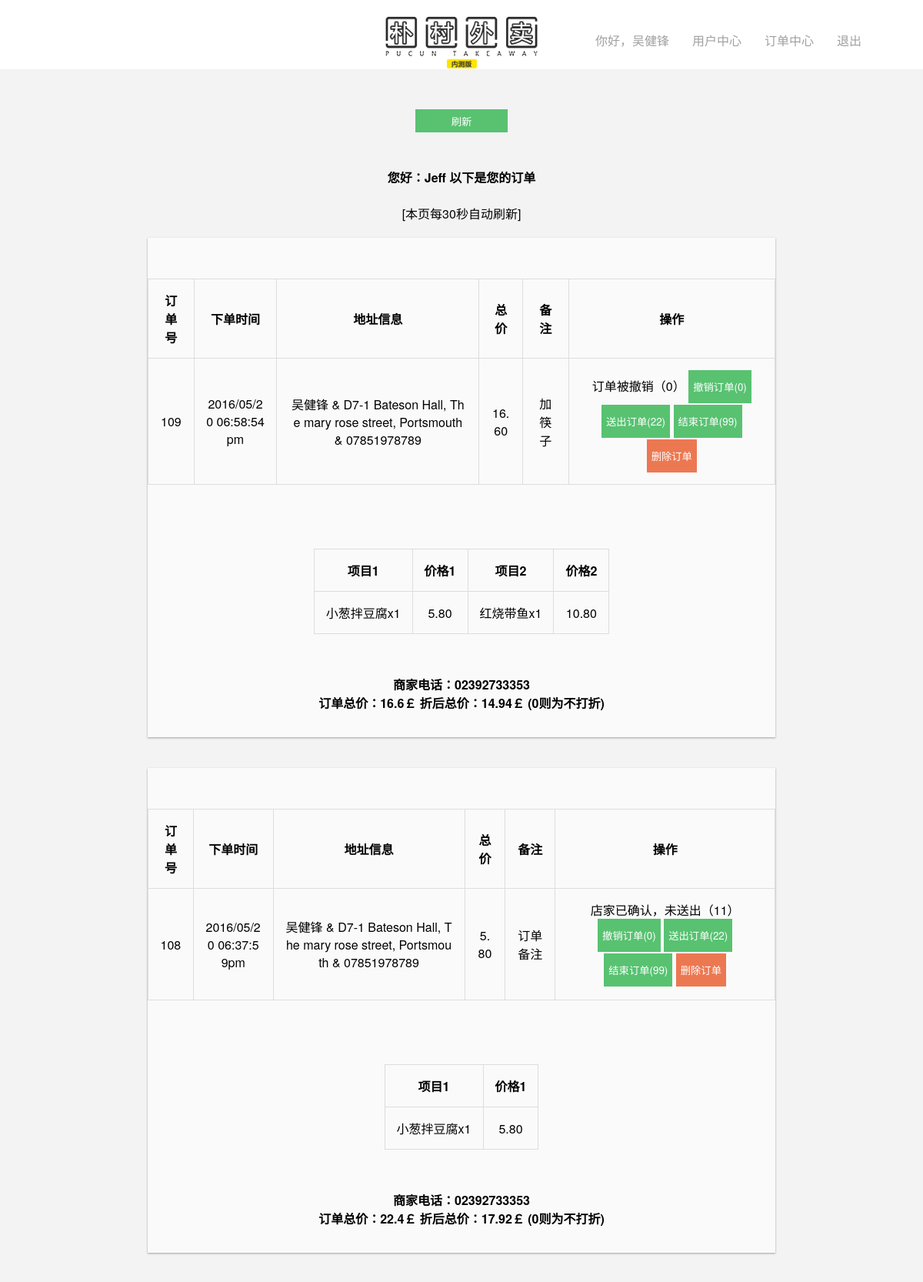
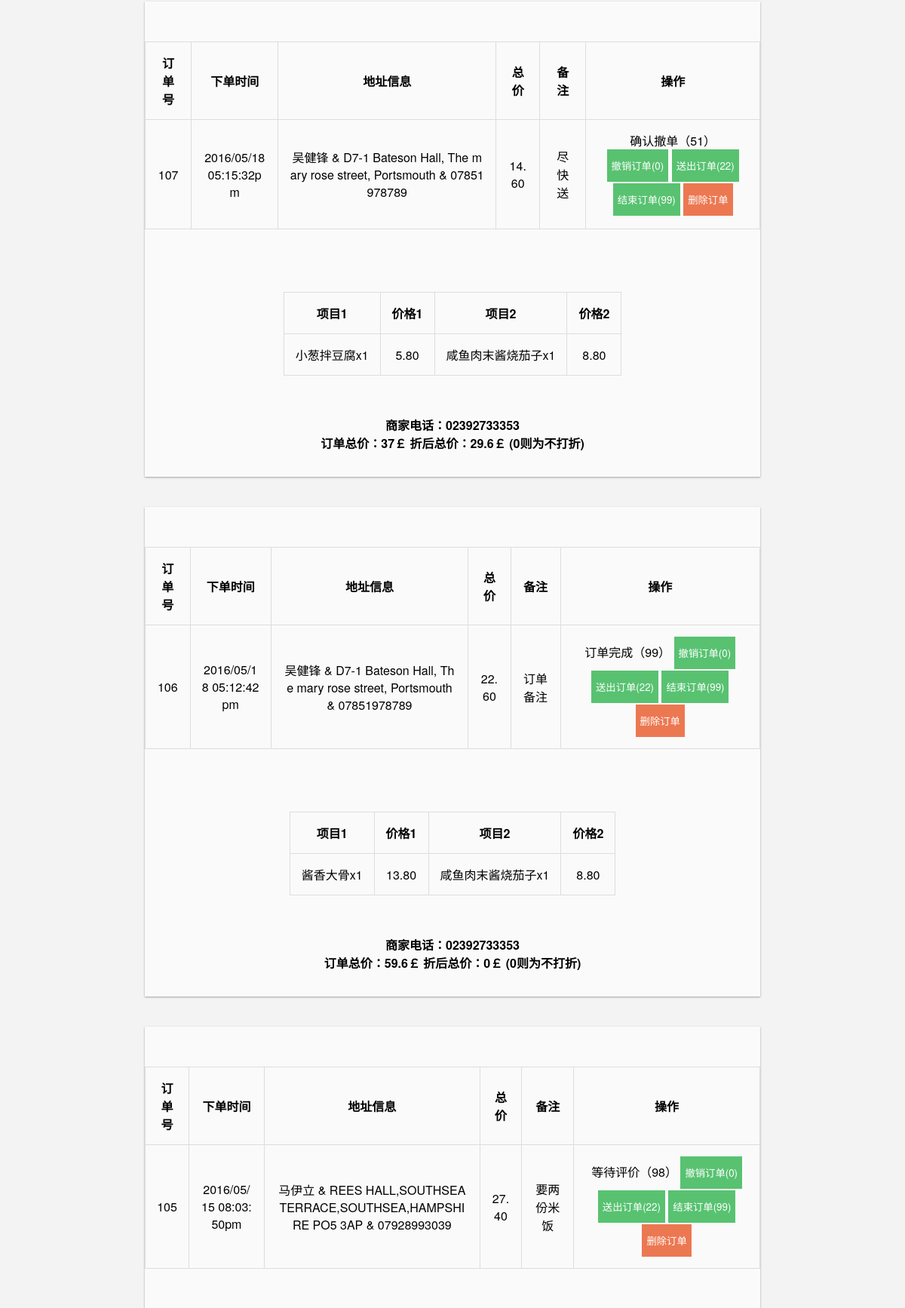
The app's page /ordercenter.php (signed in, upper part) with its own data (2 pictures, top to bottom).
### tables this page shows
CREATE TABLE IF NOT EXISTS `orderlist` (
  `oid` int(11) NOT NULL AUTO_INCREMENT,
  `time` text NOT NULL COMMENT '下单时间',
  `userID` int(11) NOT NULL COMMENT '用户ID',
  `userInfo` text NOT NULL COMMENT '姓名地址电话',
  `orderStatus` int(11) NOT NULL COMMENT '订单状态',
  `allAmount` text NOT NULL COMMENT '总价',
  `afterDis` int(11) NOT NULL COMMENT '折后总价',
  `orderFeedback` int(11) NOT NULL COMMENT '订单评分',
  `item1Name` text NOT NULL,
  `item1Amount` text NOT NULL,
  `item1Qty` text NOT NULL,
  `item1Sid` text NOT NULL,
  `item2Name` text NOT NULL,
  `item2Amount` text NOT NULL,
  `item2Qty` text NOT NULL,
  `item2Sid` text NOT NULL,
  `item3Name` text NOT NULL,
  `item3Amount` text NOT NULL,
  `item3Qty` text NOT NULL,
  `item3Sid` text NOT NULL,
  `item4Name` text NOT NULL,
  `item4Amount` text NOT NULL,
  `item4Qty` text NOT NULL,
  `item4Sid` text NOT NULL,
  `item5Name` text NOT NULL,
  `item5Amount` text NOT NULL,
  `item5Qty` text NOT NULL,
  `item5Sid` text NOT NULL,
  `note` text NOT NULL COMMENT '订单备注',
  `refuseReason` text NOT NULL COMMENT '拒绝理由',
  `unixtime` bigint(20) NOT NULL COMMENT 'UNIX时间戳',
  PRIMARY KEY (`oid`),
  KEY `unixtime` (`unixtime`)
);

CREATE TABLE IF NOT EXISTS `user` (
  `id` int(11) NOT NULL AUTO_INCREMENT,
  `username` text NOT NULL,
  `password` text NOT NULL,
  `email` text NOT NULL,
  `realname` text NOT NULL,
  `idnum` text NOT NULL,
  `usertype` int(11) NOT NULL,
  `phone` text NOT NULL,
  `address` text NOT NULL,
  `icode` text NOT NULL,
  `sid` bigint(20) NOT NULL,
  PRIMARY KEY (`id`)
);

### services/takeaway/adminorderfunc.php (the view, shortened to what this page needs)
<?php
echo "<br><a><b>您好：".$_SESSION['username']." 以下是您的订单</b><br><br> [本页每30秒自动刷新]</a><br/>";
				include('./services/common/connect.php');
				$sqloid = "select oid from orderlist";
				$sqloidrun = mysqli_query($link,$sqloid);
				$rownum = mysqli_num_rows($sqloidrun);
					$show_num=10;
	    		$total_pages=ceil($rownum/$show_num);
	    		$current=isset($_GET['page'])?$_GET['page']:1;
	    		$offset=($current-1)*$show_num;
				$sqlgeto = "select * from orderlist order by unixtime DESC limit $offset,$show_num";
				$sqlgetorun = mysqli_query($link,$sqlgeto);
				while($row = mysqli_fetch_array($sqlgetorun)){
					$sid = $row['item1Sid'];
					$sqlsphone = "select phone from user where sid = '$sid'";
					$sqlsphonerun = mysqli_query($link,$sqlsphone);
					$phone = mysqli_fetch_array($sqlsphonerun);
					$orderstatus = $row['orderStatus'];
					echo "<figure><br/><table border = '1'>
								<tr>
									<th>订单号</th>
									<th>下单时间</th>
									<th>地址信息</th>
									<th>总价</th>
									<th>备注</th>
									<th>操作</th>
								</tr>
							";
					echo "<tr>";
						echo "<td>".$row['oid']."</td>";
						echo "<td>".$row['time']."</td>";
						echo "<td>".$row['userInfo']."</td>";
						echo "<td>".$row['allAmount']."</td>";
						echo "<td>".$row['note']."</td>";
						switch ($orderstatus){
							case 0;
								echo "	<td>
											<form action = './services/takeaway/orderupdate.php' method='post'>
												<a>订单被撤销（0）</a>
												<input type='submit' class='doyes' name='update' value = '撤销订单(0)'>
												<input type='submit' class='doyes' name='update' value = '送出订单(22)'>
												<input type='submit' class='doyes' name='update' value = '结束订单(99)'>
												<input type='submit' class='dono' name='update' value = '删除订单'>
												<input type='hidden' name='upoid' value = '".$row['oid']."'>
											</form>
										</td>";
							break;
							case 11;
								echo "	<td>
												<form action = './services/takeaway/orderupdate.php' method='post'>
													<a>店家已确认，未送出（11）</a>
													<input type='submit' class='doyes' name='update' value = '撤销订单(0)'>
													<input type='submit' class='doyes' name='update' value = '送出订单(22)'>
													<input type='submit' class='doyes' name='update' value = '结束订单(99)'>
													<input type='submit' class='dono' name='update' value = '删除订单'>
													<input type='hidden' name='upoid' value = '".$row['oid']."'>
												</form>
										</td>";
							break;
							case 22;
								echo "	<td>
												<form action = './services/takeaway/orderupdate.php' method='post'>
													<a>店家已送出（22）</a><br>
													<input type='submit' class='doyes' name='update' value = '撤销订单(0)'>
													<input type='submit' class='doyes' name='update' value = '送出订单(22)'>
													<input type='submit' class='doyes' name='update' value = '结束订单(99)'>
													<input type='submit' class='dono' name='update' value = '删除订单'>
													<input type='hidden' name='upoid' value = '".$row['oid']."'>
												</form>
											</td>";
							break;
							case 51;
								echo "	<td>
											<form action = './services/takeaway/orderupdate.php' method='post'>
												<a>确认撤单（51）</a><br>
												<input type='submit' class='doyes' name='update' value = '撤销订单(0)'>
												<input type='submit' class='doyes' name='update' value = '送出订单(22)'>
												<input type='submit' class='doyes' name='update' value = '结束订单(99)'>
												<input type='submit' class='dono' name='update' value = '删除订单'>
												<input type='hidden' name='upoid' value = '".$row['oid']."'>
											</form>
										</td>";
							break;
							case 98;
								echo "	<td>
												<form action = './services/takeaway/orderupdate.php' method='post'>
													<a>等待评价（98）</a>
													<input type='submit' class='doyes' name='update' value = '撤销订单(0)'>
													<input type='submit' class='doyes' name='update' value = '送出订单(22)'>
													<input type='submit' class='doyes' name='update' value = '结束订单(99)'>
													<input type='submit' class='dono' name='update' value = '删除订单'>
													<input type='hidden' name='upoid' value = '".$row['oid']."'>
												</form>
										</td>";
							break;
							case 99;
								echo "	<td>
												<form action = './services/takeaway/orderupdate.php' method='post'>
													<a>订单完成（99）</a>
													<input type='submit' class='doyes' name='update' value = '撤销订单(0)'>
													<input type='submit' class='doyes' name='update' value = '送出订单(22)'>
													<input type='submit' class='doyes' name='update' value = '结束订单(99)'>
													<input type='submit' class='dono' name='update' value = '删除订单'>
													<input type='hidden' name='upoid' value = '".$row['oid']."'>
												</form>
										</td>";
							break;
						}
						echo "</tr></table><br/><table border = '1'>
								<tr>
									<th>项目1</th>
									<th>价格1</th>";
						if(!$row['item2Name'] == ""){
							echo '<th>项目2</th>';
							echo '<th>价格2</th>';
						}
						echo "</tr><tr>";
						if(!$row['item1Name'] == "" && $row['item1Sid'] == $sid){
							echo "<td>".$row['item1Name'].'x'.$row['item1Qty'].'</td>'.'<td>'.$row['item1Amount']."</td>";
							$tprice = $tprice + $row['item1Amount'];
						}
						if(!$row['item2Name'] == "" && $row['item2Sid'] == $sid){
							echo "<td>".$row['item2Name'].'x'.$row['item2Qty'].'</td>'.'<td>'.$row['item2Amount']."</td>";
							$tprice = $tprice + $row['item2Amount'];
						}
						if(!$row['item3Name'] == "" && $row['item3Sid'] == $sid){
							$tprice = $tprice + $row['item3Amount'];
						}
						if(!$row['item4Name'] == "" && $row['item4Sid'] == $sid){
							$tprice = $tprice + $row['item4Amount'];
						}
						$tpricef = $tprice;
						$tpriceAF = $tprice * ($row['afterDis'] / 100);
					echo "</tr></table><br/><b>商家电话：".$phone[0]."</b><br>";
					echo "<a>订单总价：".$tpricef."￡</a><a>   折后总价：".$tpriceAF."￡ (0则为不打折)</a><br/><br/></figure><br>";
				}
				echo "<br><br>一共有{$rownum}个历史订单，显示{$show_num}条，{$current}/{$total_pages} （数据仅保留14天）";
?>

### css/style.css (style rules this page uses)
* { margin:0; padding:0; font-family:"Helvetica Neue","Microsoft YaHei",Helvetica,Arial,sans-serif; }
body { background-color:#f3f3f3; }
input,textarea,select { border:1; }
input[type=submit] { -webkit-transition: all 100ms cubic-bezier(.25,.8,.25,1); -moz-transition: all 100ms ease-in-out; transition: all 100ms ease-in-out; }
table, td, th { border: 1px solid #ddd; word-break:break-all; word-wrap:break-word text-align: left; }
table { border-collapse: collapse; }
th, td { padding: 15px; }
.columns_form table { margin:20 20 20 20; text-align: center; }
.columns_form>figure>a { font-weight:800; }
.columns_form>figure { background:#fafafa; box-shadow: 0 1px 3px rgba(0,0,0,0.12), 0 1px 2px rgba(0,0,0,0.24); border:hidden #333; padding-bottom:10px; display: inline-block; margin-bottom:52px; width:68%; -webkit-transition: all 100ms cubic-bezier(.25,.8,.25,1); -moz-transition: all 100ms ease-in-out; transition: all 100ms ease-in-out; }
.columns_form>figure>table { margin-left:auto; margin-right: auto; }
.columns_form table { margin:20 20 20 20; text-align: center; margin:30 30 30 30; }
.corder>figure { margin:20 20 20 20; }
.doyes { color:#fff; background-color:#58C271; padding:12 6 12 6; border: 0px; margin-bottom:2px; -webkit-appearance:none; }
.dono { color:#fff; background-color:#ec7852; padding:12 6 12 6; border: 0px; -webkit-appearance:none; }

### records on screen
orderlist: oid "109", time "2016/05/20 06:58:54pm", userInfo "吴健锋 & D7-1 Bateson Hall, The mary rose street, Portsmouth & 07851978789", allAmount "16.60", note "加筷子", shows "项目2", item1Name "小葱拌豆腐", item1Qty "1", item1Amount "5.80", item2Name "红烧带鱼", item2Qty "1", item2Amount "10.80", user.phone "02392733353", tpricef "16.6", afterDis "14.94"
orderlist: oid "108", time "2016/05/20 06:37:59pm", userInfo "吴健锋 & D7-1 Bateson Hall, The mary rose street, Portsmouth & 07851978789", allAmount "5.80", note "订单备注", item1Name "小葱拌豆腐", item1Qty "1", item1Amount "5.80", user.phone "02392733353", tpricef "22.4", afterDis "17.92"
orderlist: oid "107", time "2016/05/18 05:15:32pm", userInfo "吴健锋 & D7-1 Bateson Hall, The mary rose street, Portsmouth & 07851978789", allAmount "14.60", note "尽快送", shows "项目2", item1Name "小葱拌豆腐", item1Qty "1", item1Amount "5.80", item2Name "咸鱼肉末酱烧茄子", item2Qty "1", item2Amount "8.80", user.phone "02392733353", tpricef "37", afterDis "29.6"
orderlist: oid "106", time "2016/05/18 05:12:42pm", userInfo "吴健锋 & D7-1 Bateson Hall, The mary rose street, Portsmouth & 07851978789", allAmount "22.60", note "订单备注", shows "项目2", item1Name "酱香大骨", item1Qty "1", item1Amount "13.80", item2Name "咸鱼肉末酱烧茄子", item2Qty "1", item2Amount "8.80", user.phone "02392733353", tpricef "59.6", afterDis "0"
orderlist: oid "105", time "2016/05/15 08:03:50pm", userInfo "马伊立 & REES HALL,SOUTHSEA TERRACE,SOUTHSEA,HAMPSHIRE PO5 3AP & 07928993039", allAmount "27.40", note "要两份米饭"

### other values on screen
$_SESSION['realname'] "吴健锋"
$_SESSION['username'] "Jeff"
